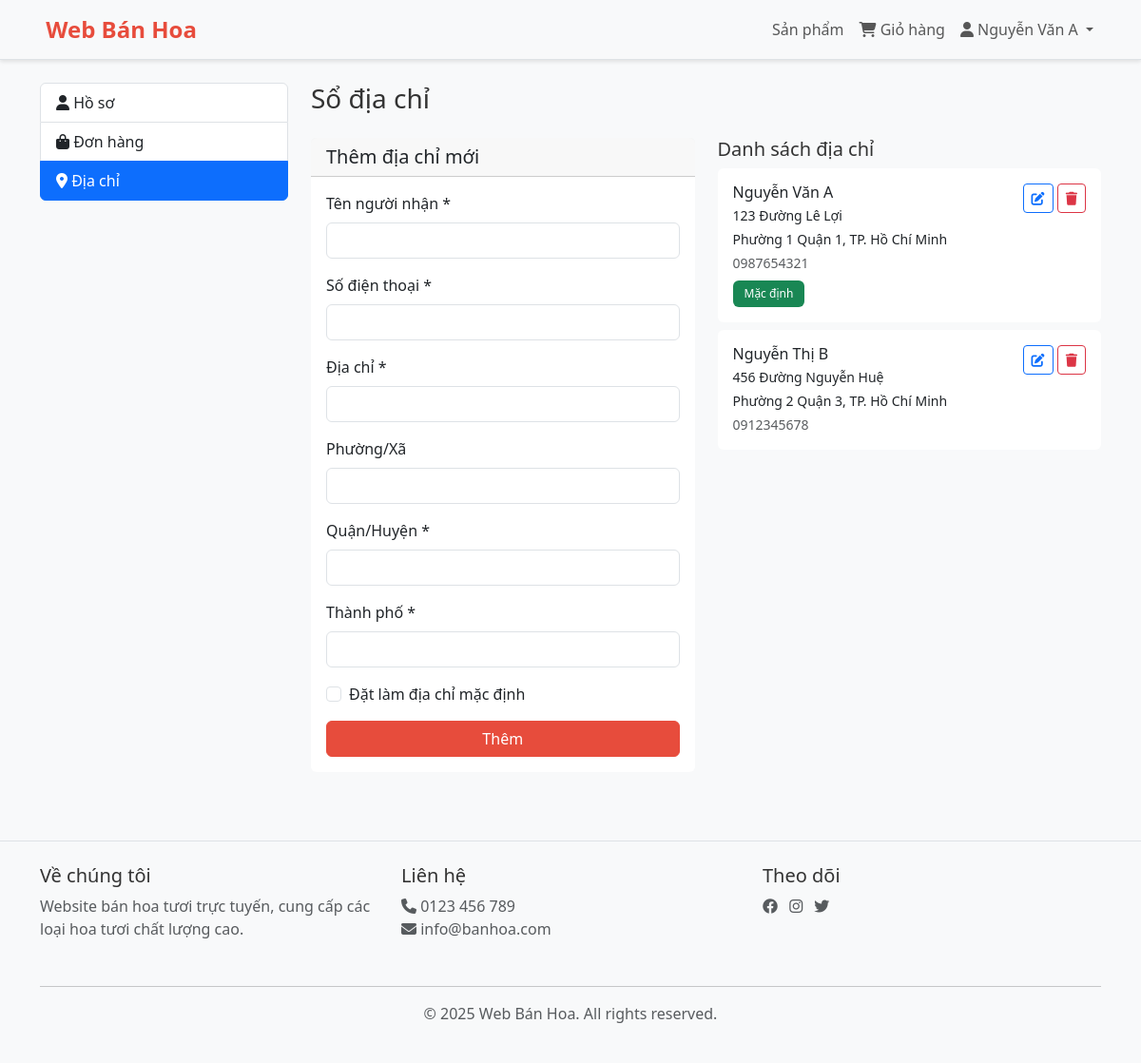
/addresses.php (signed in), run on the app's committed database.
### tables this page shows
CREATE TABLE user_addresses (
    address_id INT AUTO_INCREMENT PRIMARY KEY,
    user_id INT NOT NULL,
    recipient_name VARCHAR(100) NOT NULL, 
    recipient_phone VARCHAR(15) NOT NULL,
    address_line VARCHAR(255) NOT NULL,   
    ward VARCHAR(100),
    district VARCHAR(100),
    city VARCHAR(100),
    is_default BOOLEAN DEFAULT FALSE,     
    created_at TIMESTAMP DEFAULT CURRENT_TIMESTAMP,
    FOREIGN KEY (user_id) REFERENCES users(user_id) ON DELETE CASCADE
);

### addresses.php (called while the page is built)
<?php include 'views/user/addresses.php'; ?>

### config/session.php (called while the page is built, shortened)
<?php
function getCurrentUserId() {
    return $_SESSION['user_id'] ?? null;
}
?>

### models/Address.php (called while the page is built, shortened)
<?php
class Address {
    private $conn;
    private $table = 'user_addresses';
    public function __construct($db) {
        $this->conn = $db;
    }
    public function getUserAddresses($user_id) {
        $query = "SELECT * FROM " . $this->table . " WHERE user_id = ? ORDER BY is_default DESC";
        $stmt = $this->conn->prepare($query);
        $stmt->bind_param("i", $user_id);
        $stmt->execute();
        return $stmt->get_result()->fetch_all(MYSQLI_ASSOC);
    }
}
?>

### views/user/addresses.php (the view, shortened to what this page needs)
<?php
require_once 'config/session.php';
$conn = require 'config/database.php';
require_once 'models/Address.php';
$address_model = new Address($conn);
$user_id = getCurrentUserId();
$addresses = $address_model->getUserAddresses($user_id);
$edit_address = null;
?>
<?php include 'views/layout/header.php'; ?>
<div class="container">
    <div class="row">
        <div class="col-md-3">
            <div class="list-group">
                <a href="/web_banhoa/profile.php" class="list-group-item list-group-item-action">
                    <i class="fas fa-user"></i> Hồ sơ
                </a>
                <a href="/web_banhoa/orders.php" class="list-group-item list-group-item-action">
                    <i class="fas fa-shopping-bag"></i> Đơn hàng
                </a>
                <a href="/web_banhoa/addresses.php" class="list-group-item list-group-item-action active">
                    <i class="fas fa-map-marker-alt"></i> Địa chỉ
                </a>
            </div>
        </div>
        <div class="col-md-9">
            <h3 class="mb-4">Sổ địa chỉ</h3>
            <div class="row">
                <div class="col-md-6">
                    <div class="card">
                        <div class="card-header">
                            <h5 class="mb-0"><?php echo $edit_address ? 'Sửa địa chỉ' : 'Thêm địa chỉ mới'; ?></h5>
                        </div>
                        <div class="card-body">
                            <form method="POST">
                                <div class="mb-3">
                                    <label for="recipient_name" class="form-label">Tên người nhận *</label>
                                    <input type="text" class="form-control" id="recipient_name" name="recipient_name"
                                           value="<?php echo $edit_address['recipient_name'] ?? ''; ?>" required>
                                </div>
                                <div class="mb-3">
                                    <label for="recipient_phone" class="form-label">Số điện thoại *</label>
                                    <input type="tel" class="form-control" id="recipient_phone" name="recipient_phone"
                                           value="<?php echo $edit_address['recipient_phone'] ?? ''; ?>" required>
                                </div>
                                <div class="mb-3">
                                    <label for="address_line" class="form-label">Địa chỉ *</label>
                                    <input type="text" class="form-control" id="address_line" name="address_line"
                                           value="<?php echo $edit_address['address_line'] ?? ''; ?>" required>
                                </div>
                                <div class="mb-3">
                                    <label for="ward" class="form-label">Phường/Xã</label>
                                    <input type="text" class="form-control" id="ward" name="ward"
                                           value="<?php echo $edit_address['ward'] ?? ''; ?>">
                                </div>
                                <div class="mb-3">
                                    <label for="district" class="form-label">Quận/Huyện *</label>
                                    <input type="text" class="form-control" id="district" name="district"
                                           value="<?php echo $edit_address['district'] ?? ''; ?>" required>
                                </div>
                                <div class="mb-3">
                                    <label for="city" class="form-label">Thành phố *</label>
                                    <input type="text" class="form-control" id="city" name="city"
                                           value="<?php echo $edit_address['city'] ?? ''; ?>" required>
                                </div>
                                <div class="form-check mb-3">
                                    <input class="form-check-input" type="checkbox" id="is_default" name="is_default"
                                           <?php echo ($edit_address && $edit_address['is_default']) ? 'checked' : ''; ?>>
                                    <label class="form-check-label" for="is_default">
                                        Đặt làm địa chỉ mặc định
                                    </label>
                                </div>
                                <button type="submit" class="btn btn-primary w-100">
                                    <?php echo $edit_address ? 'Cập nhật' : 'Thêm'; ?>
                                </button>
                            </form>
                        </div>
                    </div>
                </div>
                <div class="col-md-6">
                    <h5>Danh sách địa chỉ</h5>
                    <?php if (empty($addresses)): ?>
                        <div class="alert alert-info">Chưa có địa chỉ nào</div>
                    <?php else: ?>
                        <?php foreach ($addresses as $addr): ?>
                            <div class="card mb-2">
                                <div class="card-body">
                                    <div class="d-flex justify-content-between align-items-start">
                                        <div>
                                            <h6 class="mb-1"><?php echo $addr['recipient_name']; ?></h6>
                                            <p class="mb-1 small"><?php echo $addr['address_line']; ?></p>
                                            <p class="mb-1 small"><?php echo $addr['ward']; ?> <?php echo $addr['district']; ?>, <?php echo $addr['city']; ?></p>
                                            <p class="mb-0 small text-muted"><?php echo $addr['recipient_phone']; ?></p>
                                            <?php if ($addr['is_default']): ?>
                                                <span class="badge bg-success mt-2">Mặc định</span>
                                            <?php endif; ?>
                                        </div>
                                        <div>
                                            <a href="<?php echo APP_URL; ?>/user/addresses.php?edit=<?php echo $addr['address_id']; ?>"
                                               class="btn btn-sm btn-outline-primary">
                                                <i class="fas fa-edit"></i>
                                            </a>
                                            <a href="<?php echo APP_URL; ?>/user/addresses.php?delete=<?php echo $addr['address_id']; ?>"
                                               class="btn btn-sm btn-outline-danger" onclick="return confirm('Xóa địa chỉ này?')">
                                                <i class="fas fa-trash"></i>
                                            </a>
                                        </div>
                                    </div>
                                </div>
                            </div>
                        <?php endforeach; ?>
                    <?php endif; ?>
                </div>
            </div>
        </div>
    </div>
</div>
<?php include 'views/layout/footer.php'; ?>

### assets/css/style.css (style rules this page uses)
:root { --primary-color: #e74c3c; --secondary-color: #3498db; --light-color: #ecf0f1; --dark-color: #2c3e50; }
* { margin: 0; padding: 0; box-sizing: border-box; }
body { font-family: 'Segoe UI', Tahoma, Geneva, Verdana, sans-serif; background-color: #f8f9fa; color: #333; }
.card { border: none; transition: transform 0.3s ease, box-shadow 0.3s ease; }
.btn-primary { background-color: var(--primary-color); border-color: var(--primary-color); }
.badge { padding: 0.5rem 0.75rem; font-weight: 500; }
.card { animation: fadeIn 0.3s ease; }

### data on the page
user_addresses: recipient_name "Nguyễn Văn A", address_line "123 Đường Lê Lợi", ward "Phường 1", district "Quận 1", city "TP. Hồ Chí Minh", recipient_phone "0987654321", is_default "Mặc định"
user_addresses: recipient_name "Nguyễn Thị B", address_line "456 Đường Nguyễn Huệ", ward "Phường 2", district "Quận 3", city "TP. Hồ Chí Minh", recipient_phone "0912345678"

### other printed values
$_SESSION['full_name'] "Nguyễn Văn A"
